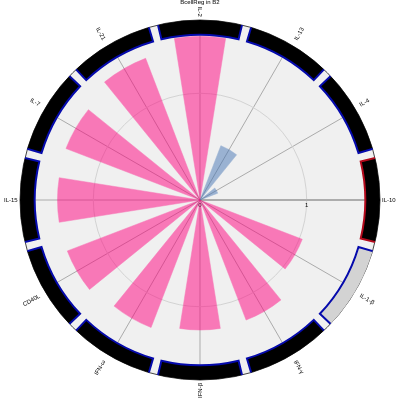

Notebook source saved alongside this figure:
### Code cell
cell_type_data = 'B2 (B_cell)'
cell_type_dict = "B cell"
program = "BcellReg"


plot_cytokines(
    results,
    results_robust,
    significant_effects_df,
    cell_type_dict = cell_type_dict,
    cell_type_data = cell_type_data,
    program = program,
    cell_type_data_column = "celltype_combo",
    cytokine_column = "cytokine",
    width = 400,
    height = 400,
    # path = f"./results_final_DEGs/figures/{program}_{cell_type_data}_{tissue}.svg",
    title = f"{program} in {cell_type_data.split(' ')[0]}",
    adata = adata[(adata.obs.labels=="B2") & (adata.obs.MS == "True") & (adata.obs.tissue == "blood")],
    cytokine_info = cytokine_info,
)

### Figure 1 — Plotly figure (JSON) as saved in the notebook; plotly's stock layout.template omitted (floating-point values rounded to 4 significant figures)
{"data": [{"marker": {"color": ["#FF007F", "#FF007F", "#FF007F", "#FF007F", "#FF007F", "#FF007F", "#FF007F", "#FF007F", "#FF007F", null, "#4575B4", "#4575B4"], "line": {"color": ["#FF007F", "#FF007F", "#FF007F", "#FF007F", "#FF007F", "#FF007F", "#FF007F", "#FF007F", "#FF007F", null, "#4575B4", "#4575B4"], "width": 0.5}, "opacity": [0.5, 0.5, 0.5, 0.5, 0.5, 0.5, 0.5, 0.5, 0.5, 0.5, 0.5, 0.5]}, "r": [1.534, 1.423, 1.346, 1.336, 1.332, 1.28, 1.219, 1.206, 1.027, 0.0, 0.1781, 0.5454], "theta": [0.0, 30.0, 60.0, 90.0, 120.0, 150.0, 180.0, 210.0, 240.0, 270.0, 300.0, 330.0], "type": "barpolar", "width": [18.0, 18.0, 18.0, 18.0, 18.0, 18.0, 18.0, 18.0, 18.0, 18.0, 18.0, 18.0]}, {"base": [1.549, 1.549, 1.549, 1.549, 1.549, 1.549, 1.549, 1.549, 1.549, 1.549, 1.549, 1.549], "marker": {"color": ["black", "black", "black", "black", "black", "black", "black", "black", "lightgray", "black", "black", "black"], "line": {"color": [-1.0, -1.0, -1.0, -1.0, -1.0, -1.0, -1.0, -1.0, -1.0, 1.0, -1.0, -1.0], "width": 2}, "opacity": 1, "pattern": {"bgcolor": "white", "fgcolor": ["black", "black", "black", "black", "black", "black", "black", "black", "lightgray", "black", "black", "black"], "shape": "", "size": 4}}, "r": [1.856, 1.856, 1.856, 1.856, 1.856, 1.856, 1.856, 1.856, 1.856, 1.856, 1.856, 1.856], "theta": [0.0, 30.0, 60.0, 90.0, 120.0, 150.0, 180.0, 210.0, 240.0, 270.0, 300.0, 330.0], "type": "barpolar", "width": 27}], "layout": {"annotations": [{"align": "center", "bgcolor": "rgba(0,0,0,0)", "font": {"family": "Arial", "size": 6}, "showarrow": false, "text": "IL-2", "textangle": 90, "x": 0.5, "xanchor": "center", "xref": "paper", "y": 1, "yanchor": "bottom", "yref": "paper"}, {"align": "center", "bgcolor": "rgba(0,0,0,0)", "font": {"family": "Arial", "size": 6}, "showarrow": false, "text": "IL-21", "textangle": 60, "x": 0.25, "xanchor": "right", "xref": "paper", "y": 0.933, "yanchor": "bottom", "yref": "paper"}, {"align": "center", "bgcolor": "rgba(0,0,0,0)", "font": {"family": "Arial", "size": 6}, "showarrow": false, "text": "IL-7", "textangle": 30, "x": 0.06699, "xanchor": "right", "xref": "paper", "y": 0.75, "yanchor": "bottom", "yref": "paper"}, {"align": "center", "bgcolor": "rgba(0,0,0,0)", "font": {"family": "Arial", "size": 6}, "showarrow": false, "text": "IL-15", "textangle": 0, "x": 0, "xanchor": "right", "xref": "paper", "y": 0.5, "yanchor": "middle", "yref": "paper"}, {"align": "center", "bgcolor": "rgba(0,0,0,0)", "font": {"family": "Arial", "size": 6}, "showarrow": false, "text": "CD40L", "textangle": -30, "x": 0.06699, "xanchor": "right", "xref": "paper", "y": 0.25, "yanchor": "top", "yref": "paper"}, {"align": "center", "bgcolor": "rgba(0,0,0,0)", "font": {"family": "Arial", "size": 6}, "showarrow": false, "text": "IFN-ω", "textangle": -60, "x": 0.25, "xanchor": "right", "xref": "paper", "y": 0.06699, "yanchor": "top", "yref": "paper"}, {"align": "center", "bgcolor": "rgba(0,0,0,0)", "font": {"family": "Arial", "size": 6}, "showarrow": false, "text": "IFN-β", "textangle": -90, "x": 0.5, "xanchor": "center", "xref": "paper", "y": 0, "yanchor": "top", "yref": "paper"}, {"align": "center", "bgcolor": "rgba(0,0,0,0)", "font": {"family": "Arial", "size": 6}, "showarrow": false, "text": "IFN-γ", "textangle": 60, "x": 0.75, "xanchor": "left", "xref": "paper", "y": 0.06699, "yanchor": "top", "yref": "paper"}, {"align": "center", "bgcolor": "rgba(0,0,0,0)", "font": {"family": "Arial", "size": 6}, "showarrow": false, "text": "IL-1-β", "textangle": 30, "x": 0.933, "xanchor": "left", "xref": "paper", "y": 0.25, "yanchor": "top", "yref": "paper"}, {"align": "center", "bgcolor": "rgba(0,0,0,0)", "font": {"family": "Arial", "size": 6}, "showarrow": false, "text": "IL-10", "textangle": 0, "x": 1, "xanchor": "left", "xref": "paper", "y": 0.5, "yanchor": "middle", "yref": "paper"}, {"align": "center", "bgcolor": "rgba(0,0,0,0)", "font": {"family": "Arial", "size": 6}, "showarrow": false, "text": "IL-4", "textangle": -30, "x": 0.933, "xanchor": "left", "xref": "paper", "y": 0.75, "yanchor": "bottom", "yref": "paper"}, {"align": "center", "bgcolor": "rgba(0,0,0,0)", "font": {"family": "Arial", "size": 6}, "showarrow": false, "text": "IL-13", "textangle": -60, "x": 0.75, "xanchor": "left", "xref": "paper", "y": 0.933, "yanchor": "bottom", "yref": "paper"}], "font": {"color": "black", "family": "Arial", "size": 6}, "height": 400, "margin": {"b": 20, "l": 20, "r": 20, "t": 20}, "polar": {"angularaxis": {"dtick": 30, "layer": "below traces", "rotation": 90, "showticklabels": false, "tickangle": 0, "ticklen": 0, "ticks": "outside", "ticktext": ["IL-2", "IL-21", "IL-7", "IL-15", "CD40L", "IFN-ω", "IFN-β", "IFN-γ", "IL-1-β", "IL-10", "IL-4", "IL-13"], "tickvals": [0.0, 30.0, 60.0, 90.0, 120.0, 150.0, 180.0, 210.0, 240.0, 270.0, 300.0, 330.0]}, "bgcolor": "#f0f0f0", "radialaxis": {"gridcolor": "lightgray", "layer": "below traces", "linewidth": 0.5, "range": [0, 1.687], "showgrid": true, "showline": true, "showticklabels": true, "tickfont": {"color": "black"}, "ticklen": 0, "tickvals": [0, 1]}}, "showlegend": false, "title": {"font": {"color": "black", "family": "Arial", "size": 6}, "text": "BcellReg in B2", "x": 0.5, "y": 1}, "width": 400}}
